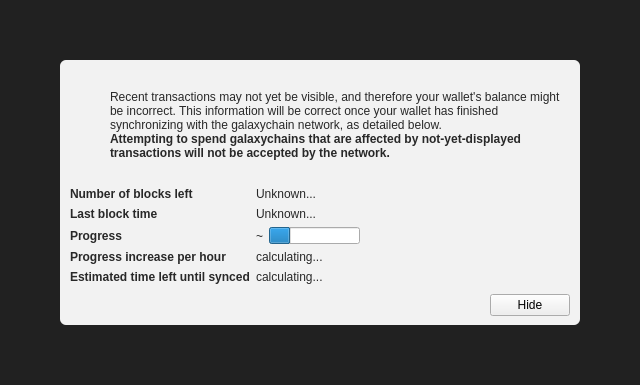
<?xml version="1.0" encoding="UTF-8"?>
<ui version="4.0">
 <class>ModalOverlay</class>
 <widget class="ModalOverlay" name="ModalOverlay">
  <property name="geometry">
   <rect>
    <x>0</x>
    <y>0</y>
    <width>640</width>
    <height>385</height>
   </rect>
  </property>
  <property name="windowTitle">
   <string>Form</string>
  </property>
  <layout class="QVBoxLayout" name="verticalLayout" stretch="0">
   <property name="sizeConstraint">
    <enum>QLayout::SetDefaultConstraint</enum>
   </property>
   <property name="leftMargin">
    <number>0</number>
   </property>
   <property name="topMargin">
    <number>0</number>
   </property>
   <property name="rightMargin">
    <number>0</number>
   </property>
   <property name="bottomMargin">
    <number>0</number>
   </property>
   <item>
    <widget class="QWidget" name="bgWidget" native="true">
     <property name="styleSheet">
      <string notr="true">#bgWidget { background: rgba(0,0,0,220); }</string>
     </property>
     <layout class="QVBoxLayout" name="verticalLayoutMain" stretch="1">
      <property name="leftMargin">
       <number>60</number>
      </property>
      <property name="topMargin">
       <number>60</number>
      </property>
      <property name="rightMargin">
       <number>60</number>
      </property>
      <property name="bottomMargin">
       <number>60</number>
      </property>
      <item>
       <widget class="QWidget" name="contentWidget" native="true">
        <property name="styleSheet">
         <string notr="true">#contentWidget { background: rgba(255,255,255,240); border-radius: 6px; }

QLabel { color: rgb(40,40,40);  }</string>
        </property>
        <layout class="QVBoxLayout" name="verticalLayoutSub" stretch="1,0,0,0">
         <property name="spacing">
          <number>0</number>
         </property>
         <property name="leftMargin">
          <number>10</number>
         </property>
         <property name="topMargin">
          <number>10</number>
         </property>
         <property name="rightMargin">
          <number>10</number>
         </property>
         <property name="bottomMargin">
          <number>10</number>
         </property>
         <item>
          <layout class="QHBoxLayout" name="horizontalLayoutIconText" stretch="0,1">
           <property name="topMargin">
            <number>20</number>
           </property>
           <item>
            <layout class="QVBoxLayout" name="verticalLayoutIcon">
             <property name="leftMargin">
              <number>0</number>
             </property>
             <item>
              <widget class="QPushButton" name="warningIcon">
               <property name="enabled">
                <bool>false</bool>
               </property>
               <property name="text">
                <string/>
               </property>
               <property name="icon">
                <iconset>
                 <normaloff>:/icons/warning</normaloff>
                 <disabledoff>:/icons/warning</disabledoff>:/icons/warning</iconset>
               </property>
               <property name="iconSize">
                <size>
                 <width>48</width>
                 <height>48</height>
                </size>
               </property>
               <property name="flat">
                <bool>true</bool>
               </property>
              </widget>
             </item>
             <item>
              <spacer name="verticalSpacerWarningIcon">
               <property name="orientation">
                <enum>Qt::Vertical</enum>
               </property>
               <property name="sizeHint" stdset="0">
                <size>
                 <width>20</width>
                 <height>40</height>
                </size>
               </property>
              </spacer>
             </item>
            </layout>
           </item>
           <item>
            <layout class="QVBoxLayout" name="verticalLayoutInfoText">
             <property name="leftMargin">
              <number>0</number>
             </property>
             <property name="topMargin">
              <number>0</number>
             </property>
             <item>
              <widget class="QLabel" name="infoText">
               <property name="text">
                <string>Recent transactions may not yet be visible, and therefore your wallet's balance might be incorrect. This information will be correct once your wallet has finished synchronizing with the galaxychain network, as detailed below.</string>
               </property>
               <property name="textFormat">
                <enum>Qt::RichText</enum>
               </property>
               <property name="wordWrap">
                <bool>true</bool>
               </property>
              </widget>
             </item>
             <item>
              <widget class="QLabel" name="infoTextStrong">
               <property name="font">
                <font>
                 <weight>75</weight>
                 <bold>true</bold>
                </font>
               </property>
               <property name="text">
                <string>Attempting to spend galaxychains that are affected by not-yet-displayed transactions will not be accepted by the network.</string>
               </property>
               <property name="textFormat">
                <enum>Qt::RichText</enum>
               </property>
               <property name="wordWrap">
                <bool>true</bool>
               </property>
              </widget>
             </item>
             <item>
              <spacer name="verticalSpacerInTextSpace">
               <property name="orientation">
                <enum>Qt::Vertical</enum>
               </property>
               <property name="sizeHint" stdset="0">
                <size>
                 <width>20</width>
                 <height>40</height>
                </size>
               </property>
              </spacer>
             </item>
            </layout>
           </item>
          </layout>
         </item>
         <item>
          <spacer name="verticalSpacerAfterText">
           <property name="orientation">
            <enum>Qt::Vertical</enum>
           </property>
           <property name="sizeHint" stdset="0">
            <size>
             <width>20</width>
             <height>40</height>
            </size>
           </property>
          </spacer>
         </item>
         <item>
          <layout class="QFormLayout" name="formLayout">
           <property name="fieldGrowthPolicy">
            <enum>QFormLayout::FieldsStayAtSizeHint</enum>
           </property>
           <property name="horizontalSpacing">
            <number>6</number>
           </property>
           <property name="verticalSpacing">
            <number>6</number>
           </property>
           <property name="topMargin">
            <number>10</number>
           </property>
           <item row="0" column="0">
            <widget class="QLabel" name="labelNumberOfBlocksLeft">
             <property name="font">
              <font>
               <weight>75</weight>
               <bold>true</bold>
              </font>
             </property>
             <property name="text">
              <string>Number of blocks left</string>
             </property>
            </widget>
           </item>
           <item row="0" column="1">
            <widget class="QLabel" name="numberOfBlocksLeft">
             <property name="text">
              <string>Unknown...</string>
             </property>
            </widget>
           </item>
           <item row="1" column="0">
            <widget class="QLabel" name="labelLastBlockTime">
             <property name="font">
              <font>
               <weight>75</weight>
               <bold>true</bold>
              </font>
             </property>
             <property name="text">
              <string>Last block time</string>
             </property>
            </widget>
           </item>
           <item row="1" column="1">
            <widget class="QLabel" name="newestBlockDate">
             <property name="sizePolicy">
              <sizepolicy hsizetype="Maximum" vsizetype="Preferred">
               <horstretch>0</horstretch>
               <verstretch>0</verstretch>
              </sizepolicy>
             </property>
             <property name="text">
              <string>Unknown...</string>
             </property>
            </widget>
           </item>
           <item row="2" column="0">
            <widget class="QLabel" name="labelSyncDone">
             <property name="font">
              <font>
               <weight>75</weight>
               <bold>true</bold>
              </font>
             </property>
             <property name="text">
              <string>Progress</string>
             </property>
            </widget>
           </item>
           <item row="2" column="1">
            <layout class="QHBoxLayout" name="horizontalLayoutSync" stretch="0,1">
             <item>
              <widget class="QLabel" name="percentageProgress">
               <property name="text">
                <string notr="true">~</string>
               </property>
              </widget>
             </item>
             <item>
              <widget class="QProgressBar" name="progressBar">
               <property name="value">
                <number>24</number>
               </property>
               <property name="format">
                <string/>
               </property>
              </widget>
             </item>
            </layout>
           </item>
           <item row="4" column="0">
            <widget class="QLabel" name="labelProgressIncrease">
             <property name="font">
              <font>
               <weight>75</weight>
               <bold>true</bold>
              </font>
             </property>
             <property name="text">
              <string>Progress increase per hour</string>
             </property>
            </widget>
           </item>
           <item row="4" column="1">
            <widget class="QLabel" name="progressIncreasePerH">
             <property name="text">
              <string>calculating...</string>
             </property>
            </widget>
           </item>
           <item row="5" column="0">
            <widget class="QLabel" name="labelEstimatedTimeLeft">
             <property name="font">
              <font>
               <weight>75</weight>
               <bold>true</bold>
              </font>
             </property>
             <property name="text">
              <string>Estimated time left until synced</string>
             </property>
            </widget>
           </item>
           <item row="5" column="1">
            <widget class="QLabel" name="expectedTimeLeft">
             <property name="text">
              <string>calculating...</string>
             </property>
            </widget>
           </item>
          </layout>
         </item>
         <item>
          <layout class="QHBoxLayout" name="horizontalLayoutButtons">
           <property name="leftMargin">
            <number>10</number>
           </property>
           <property name="topMargin">
            <number>10</number>
           </property>
           <item>
            <spacer name="horizontalSpacer">
             <property name="orientation">
              <enum>Qt::Horizontal</enum>
             </property>
             <property name="sizeHint" stdset="0">
              <size>
               <width>40</width>
               <height>20</height>
              </size>
             </property>
            </spacer>
           </item>
           <item>
            <widget class="QPushButton" name="closeButton">
             <property name="text">
              <string>Hide</string>
             </property>
            </widget>
           </item>
          </layout>
         </item>
        </layout>
       </widget>
      </item>
     </layout>
    </widget>
   </item>
  </layout>
 </widget>
 <customwidgets>
  <customwidget>
   <class>ModalOverlay</class>
   <extends>QWidget</extends>
   <header>modaloverlay.h</header>
   <container>1</container>
  </customwidget>
 </customwidgets>
 <resources/>
 <connections/>
</ui>
